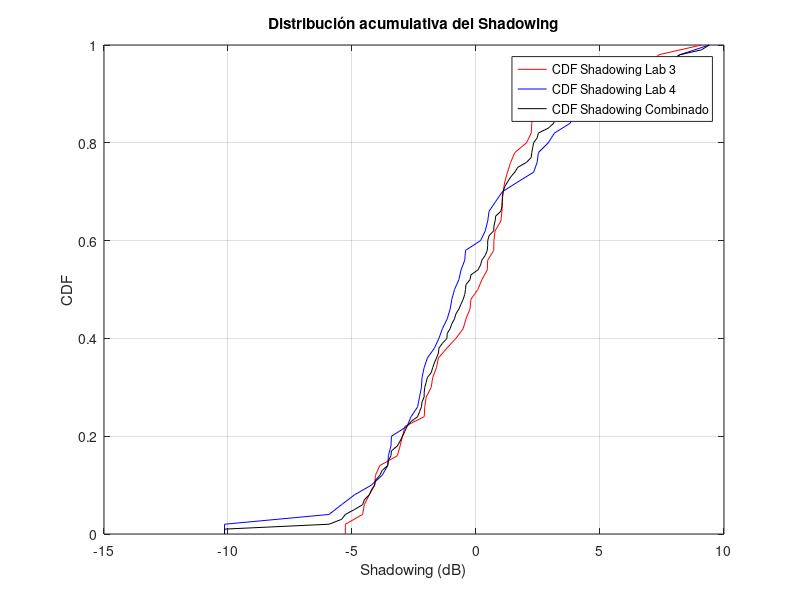

The MATLAB source for this figure:
% Datos
datos1 = [-1, 51.2;
         -0.698970004, 52.2;
         -0.522878745, 52.5;
         -0.397940009, 53.8;
         -0.301029996, 57.1;
         -0.22184875, 54.5;
         -0.15490196, 57.8;
         -0.096910013, 55.9;
         -0.045757491, 59.4;
         0, 60.1;
         0.041392685, 58.2;
         0.079181246, 56.7;
         0.113943352, 60.7;
         0.146128036, 60.0;
         0.176091259, 60.3;
         0.204119983, 59.3;
         0.230448921, 58.3;
         0.255272505, 66.6;
         0.278753601, 65.0;
         0.301029996, 65.0;
         0.311753861, 59.6;
         0.322219295, 61.3;
         0.342422681, 61.7;
         0.361727836, 61.8;
         0.380211242, 66.3;
         0.397940009, 74.5;
         0.414973348, 60.4;
         0.431363764, 65.4;
         0.447158031, 62.1;
         0.462397998, 62.3;
         0.477121255, 65.8;
         0.544068044, 67.7;
         0.602059991, 68.3;
         0.698970004, 68.8;
         0.77815125, 73.4;
         0.84509804, 70.1;
         0.903089987, 71.0;
         0.929418926, 76.6;
         0.954242509, 73.6;
         1, 81.9;
         1.041392685, 77.2;
         1.079181246, 77.3;
         1.113943352, 76.5;
         1.146128036, 79.0;
         1.176091259, 72.9;
         1.204119983, 78.9;
         1.230448921, 78.5;
         1.255272505, 79.5;
         1.278753601, 82.5;
         1.301029996, 80.1];


datos2 = [0, 40.6;
          0.041392685, 49.3;
          0.079181246, 62.4;
          0.113943352, 50.2;
          0.146128036, 50.0;
          0.176091259, 53.4;
          0.204119983, 55.2;
          0.230448921, 61.1;
          0.255272505, 64.9;
          0.278753601, 57.0;
          0.301029996, 61.0;
          0.322219295, 60.1;
          0.342422681, 58.4;
          0.361727836, 60.0;
          0.380211242, 65.5;
          0.397940009, 62.6;
          0.414973348, 59.0;
          0.431363764, 63.4;
          0.447158031, 65.8;
          0.462397998, 60.5;
          0.477121255, 60.9;
          0.491361694, 61.2;
          0.505149978, 65.6;
          0.51851394, 66.3;
          0.531478917, 63.6;
          0.544068044, 69.4;
          0.556302501, 71.3;
          0.568201724, 66.5;
          0.579783597, 66.8;
          0.591064607, 66.6;
          0.602059991, 76.1;
          0.653212514, 76.3;
          0.698970004, 77.9;
          0.77815125, 72.3;
          0.84509804, 82.7;
          0.903089987, 75.3;
          0.954242509, 73.7;
          1, 73.8;
          1.021189299, 73.9;
          1.041392685, 78.2;
          1.079181246, 79.3;
          1.113943352, 81.6;
          1.146128036, 85.9;
          1.176091259, 85.3;
          1.204119983, 87.5;
          1.230448921, 88.7;
          1.255272505, 85.8;
          1.278753601, 85.2;
          1.290034611, 84.7;
          1.301029996, 86.3];


% Separar los datos en x y y para cada conjunto
x1 = datos1(:, 1);
y1 = datos1(:, 2);
x2 = datos2(:, 1);
y2 = datos2(:, 2);

% Realizar ajuste lineal
p1 = polyfit(x1, y1, 1);
p2 = polyfit(x2, y2, 1);

% Calcula la pendiente (coeficiente lineal) de cada ajuste
pendiente1 = p1(1);
pendiente2 = p2(1);

% Crear línea de ajuste
x1_fit = linspace(min(x1), max(x1), 100);
y1_fit = polyval(p1, x1_fit);
x2_fit = linspace(min(x2), max(x2), 100);
y2_fit = polyval(p2, x2_fit);

% Cálculo del shadowing
shadowing1 = y1 - polyval(p1, x1);
shadowing2 = y2 - polyval(p2, x2);
shadowing_combined = [shadowing1; shadowing2];

% Calcular media y desviación estándar del shadowing
media_shadowing1 = mean(shadowing1);
desviacion_shadowing1 = std(shadowing1);
media_shadowing2 = mean(shadowing2);
desviacion_shadowing2 = std(shadowing2);

% Calcular media y desviación estándar del shadowing combinado
media_shadowing_combinado = mean(shadowing_combined);
desviacion_shadowing_combinado = std(shadowing_combined);

% Cálculo de CDF para shadowing
[f1, x1_cdf] = ecdf(shadowing1);
[f2, x2_cdf] = ecdf(shadowing2);
[f_combined, x_combined_cdf] = ecdf(shadowing_combined);

% Graficar datos, ajustes y CDFs de shadowing
figure;

% Gráficos de los datos y ajustes
%subplot(2,1,1);
hold on;
plot(x1, y1, 'ro', 'DisplayName', 'Lab 3');
plot(x2, y2, 'bo', 'DisplayName', 'Lab 4');
plot(x1_fit, y1_fit, 'r-', 'DisplayName', sprintf('Ajuste Lab 3: y = %.2fx + %.2f', p1));
plot(x2_fit, y2_fit, 'b-', 'DisplayName', sprintf('Ajuste Lab 4: y = %.2fx + %.2f', p2));
hold off;
xlabel('Distancia (logarítmica)');
ylabel('Pathloss (dB)');
title('Comparación de Pathloss en Laboratorios 3 y 4');
legend('show');
grid on;

% Gráfico de CDFs de shadowing
%subplot(2,1,2);
plot(x1_cdf, f1, 'r-', 'DisplayName', 'CDF Shadowing Lab 3');
hold on;
plot(x2_cdf, f2, 'b-', 'DisplayName', 'CDF Shadowing Lab 4');
plot(x_combined_cdf, f_combined, 'k-', 'DisplayName', 'CDF Shadowing Combinado');
hold off;
xlabel('Shadowing (dB)');
ylabel('CDF');
title('Distribución acumulativa del Shadowing');
legend('show');
grid on;

% Mostrar ecuaciones de ajuste en consola
fprintf('Ecuación de ajuste Lab 3: y = %.2fx + %.2f\n', p1);
fprintf('Ecuación de ajuste Lab 4: y = %.2fx + %.2f\n', p2);
% Mostrar path loss y shadowing correspondiente en consola para datos1
fprintf('Path Loss y Shadowing para datos1:\n');
for i = 1:length(shadowing1)
    fprintf('Path Loss: %.2f dB, Shadowing: %.4f dB\n', y1(i), shadowing1(i));
end

% Mostrar path loss y shadowing correspondiente en consola para datos2
fprintf('\nPath Loss y Shadowing para datos2:\n');
for i = 1:length(shadowing2)
    fprintf('Path Loss: %.2f dB, Shadowing: %.4f dB\n', y2(i), shadowing2(i));
end

% Mostrar en consola los resultados
fprintf('Resultados para Lab 3:\n');
fprintf('Pendiente de la curva de mejor ajuste: %.2f\n', pendiente1);
fprintf('Media del Shadowing: %.2f dB\n', media_shadowing1);
fprintf('Desviación estándar del Shadowing: %.2f dB\n', desviacion_shadowing1);

fprintf('\nResultados para Lab 4:\n');
fprintf('Pendiente de la curva de mejor ajuste: %.2f\n', pendiente2);
fprintf('Media del Shadowing: %.2f dB\n', media_shadowing2);
fprintf('Desviación estándar del Shadowing: %.2f dB\n', desviacion_shadowing2);
% Mostrar en consola los resultados combinados
fprintf('\nResultados Combinados (Lab 3 + Lab 4):\n');
fprintf('Media del Shadowing: %.2f dB\n', media_shadowing_combinado);
fprintf('Desviación estándar del Shadowing: %.2f dB\n', desviacion_shadowing_combinado);
